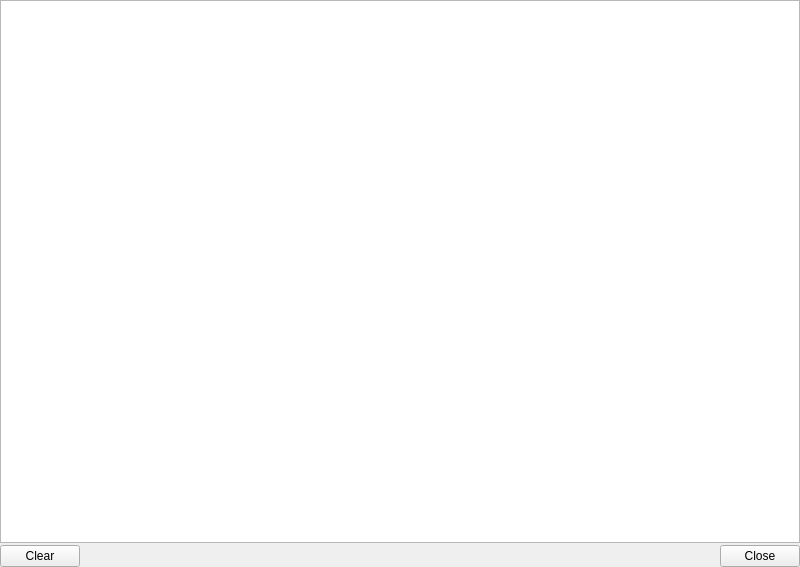
<?xml version="1.0" encoding="UTF-8"?>
<ui version="4.0">
 <class>LogWindow</class>
 <widget class="QWidget" name="LogWindow">
  <property name="geometry">
   <rect>
    <x>0</x>
    <y>0</y>
    <width>800</width>
    <height>567</height>
   </rect>
  </property>
  <property name="windowTitle">
   <string>Error Log</string>
  </property>
  <layout class="QVBoxLayout" name="verticalLayout">
   <property name="spacing">
    <number>2</number>
   </property>
   <property name="margin">
    <number>0</number>
   </property>
   <item>
    <widget class="QTextBrowser" name="ui_log">
     <property name="styleSheet">
      <string notr="true">font: 12pt &quot;Courier New&quot;;</string>
     </property>
     <property name="html">
      <string>&lt;!DOCTYPE HTML PUBLIC &quot;-//W3C//DTD HTML 4.0//EN&quot; &quot;http://www.w3.org/TR/REC-html40/strict.dtd&quot;&gt;
&lt;html&gt;&lt;head&gt;&lt;meta name=&quot;qrichtext&quot; content=&quot;1&quot; /&gt;&lt;style type=&quot;text/css&quot;&gt;
p, li { white-space: pre-wrap; }
&lt;/style&gt;&lt;/head&gt;&lt;body style=&quot; font-family:'Courier New'; font-size:12pt; font-weight:400; font-style:normal;&quot;&gt;
&lt;p style=&quot;-qt-paragraph-type:empty; margin-top:0px; margin-bottom:0px; margin-left:0px; margin-right:0px; -qt-block-indent:0; text-indent:0px;&quot;&gt;&lt;/p&gt;&lt;/body&gt;&lt;/html&gt;</string>
     </property>
    </widget>
   </item>
   <item>
    <layout class="QHBoxLayout" name="horizontalLayout">
     <item>
      <widget class="QPushButton" name="pushButton">
       <property name="text">
        <string>Clear</string>
       </property>
      </widget>
     </item>
     <item>
      <widget class="QDialogButtonBox" name="ui_buttons">
       <property name="orientation">
        <enum>Qt::Horizontal</enum>
       </property>
       <property name="standardButtons">
        <set>QDialogButtonBox::Close</set>
       </property>
      </widget>
     </item>
    </layout>
   </item>
  </layout>
 </widget>
 <resources>
  <include location="../rc/rc.qrc"/>
 </resources>
 <connections>
  <connection>
   <sender>ui_buttons</sender>
   <signal>accepted()</signal>
   <receiver>LogWindow</receiver>
   <slot>hide()</slot>
   <hints>
    <hint type="sourcelabel">
     <x>360</x>
     <y>497</y>
    </hint>
    <hint type="destinationlabel">
     <x>44</x>
     <y>256</y>
    </hint>
   </hints>
  </connection>
  <connection>
   <sender>ui_buttons</sender>
   <signal>rejected()</signal>
   <receiver>LogWindow</receiver>
   <slot>hide()</slot>
   <hints>
    <hint type="sourcelabel">
     <x>588</x>
     <y>493</y>
    </hint>
    <hint type="destinationlabel">
     <x>537</x>
     <y>475</y>
    </hint>
   </hints>
  </connection>
  <connection>
   <sender>pushButton</sender>
   <signal>clicked()</signal>
   <receiver>ui_log</receiver>
   <slot>clear()</slot>
   <hints>
    <hint type="sourcelabel">
     <x>55</x>
     <y>490</y>
    </hint>
    <hint type="destinationlabel">
     <x>119</x>
     <y>396</y>
    </hint>
   </hints>
  </connection>
 </connections>
</ui>
